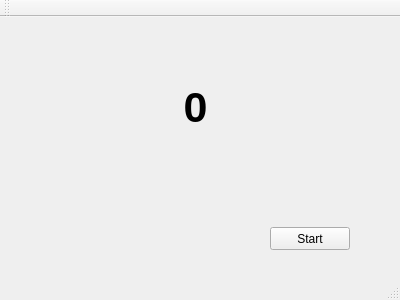
<?xml version="1.0" encoding="UTF-8"?>
<ui version="4.0">
 <class>UserInterface</class>
 <widget class="QMainWindow" name="UserInterface">
  <property name="geometry">
   <rect>
    <x>0</x>
    <y>0</y>
    <width>400</width>
    <height>300</height>
   </rect>
  </property>
  <property name="windowTitle">
   <string>UserInterface</string>
  </property>
  <widget class="QWidget" name="centralWidget">
   <widget class="QLabel" name="label">
    <property name="geometry">
     <rect>
      <x>120</x>
      <y>40</y>
      <width>151</width>
      <height>101</height>
     </rect>
    </property>
    <property name="font">
     <font>
      <pointsize>32</pointsize>
      <weight>75</weight>
      <bold>true</bold>
     </font>
    </property>
    <property name="text">
     <string>0</string>
    </property>
    <property name="alignment">
     <set>Qt::AlignCenter</set>
    </property>
   </widget>
   <widget class="QPushButton" name="startButton">
    <property name="geometry">
     <rect>
      <x>270</x>
      <y>210</y>
      <width>80</width>
      <height>23</height>
     </rect>
    </property>
    <property name="text">
     <string>Start</string>
    </property>
   </widget>
  </widget>
  <widget class="QMenuBar" name="menuBar">
   <property name="geometry">
    <rect>
     <x>0</x>
     <y>0</y>
     <width>400</width>
     <height>20</height>
    </rect>
   </property>
  </widget>
  <widget class="QToolBar" name="mainToolBar">
   <attribute name="toolBarArea">
    <enum>TopToolBarArea</enum>
   </attribute>
   <attribute name="toolBarBreak">
    <bool>false</bool>
   </attribute>
  </widget>
  <widget class="QStatusBar" name="statusBar"/>
 </widget>
 <layoutdefault spacing="6" margin="11"/>
 <resources/>
 <connections/>
</ui>
